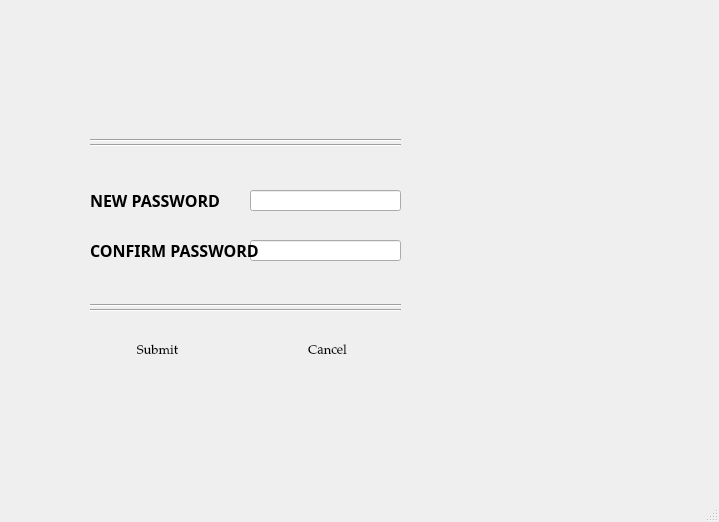
<?xml version="1.0" encoding="UTF-8"?>
<ui version="4.0">
 <class>changepasswordforget</class>
 <widget class="QMainWindow" name="changepasswordforget">
  <property name="geometry">
   <rect>
    <x>0</x>
    <y>0</y>
    <width>719</width>
    <height>522</height>
   </rect>
  </property>
  <property name="windowTitle">
   <string>MainWindow</string>
  </property>
  <widget class="QWidget" name="centralwidget">
   <widget class="QLabel" name="label">
    <property name="geometry">
     <rect>
      <x>-10</x>
      <y>-30</y>
      <width>731</width>
      <height>571</height>
     </rect>
    </property>
    <property name="text">
     <string/>
    </property>
    <property name="pixmap">
     <pixmap resource="pic.qrc">:/newPrefix/White-Lock-Wallpaper-1080x2340-.jpg</pixmap>
    </property>
   </widget>
   <widget class="QLineEdit" name="new_2">
    <property name="geometry">
     <rect>
      <x>250</x>
      <y>190</y>
      <width>151</width>
      <height>21</height>
     </rect>
    </property>
    <property name="echoMode">
     <enum>QLineEdit::Password</enum>
    </property>
   </widget>
   <widget class="QLabel" name="invalid">
    <property name="geometry">
     <rect>
      <x>250</x>
      <y>260</y>
      <width>251</width>
      <height>31</height>
     </rect>
    </property>
    <property name="font">
     <font>
      <family>MS Shell Dlg 2</family>
      <pointsize>10</pointsize>
     </font>
    </property>
    <property name="styleSheet">
     <string notr="true">color: rgb(255, 3, 3);</string>
    </property>
    <property name="text">
     <string/>
    </property>
   </widget>
   <widget class="QPushButton" name="ok_">
    <property name="geometry">
     <rect>
      <x>290</x>
      <y>340</y>
      <width>75</width>
      <height>21</height>
     </rect>
    </property>
    <property name="font">
     <font>
      <family>Palatino Linotype</family>
      <pointsize>10</pointsize>
      <weight>50</weight>
      <bold>false</bold>
     </font>
    </property>
    <property name="styleSheet">
     <string notr="true">background-color: rgb(255, 255, 255);</string>
    </property>
    <property name="text">
     <string>Cancel</string>
    </property>
    <property name="default">
     <bool>true</bool>
    </property>
    <property name="flat">
     <bool>true</bool>
    </property>
   </widget>
   <widget class="QLineEdit" name="newconfirm">
    <property name="geometry">
     <rect>
      <x>250</x>
      <y>240</y>
      <width>151</width>
      <height>21</height>
     </rect>
    </property>
    <property name="echoMode">
     <enum>QLineEdit::Password</enum>
    </property>
   </widget>
   <widget class="Line" name="line">
    <property name="geometry">
     <rect>
      <x>90</x>
      <y>130</y>
      <width>311</width>
      <height>20</height>
     </rect>
    </property>
    <property name="frameShadow">
     <enum>QFrame::Sunken</enum>
    </property>
    <property name="orientation">
     <enum>Qt::Horizontal</enum>
    </property>
   </widget>
   <widget class="QPushButton" name="ok_1">
    <property name="geometry">
     <rect>
      <x>120</x>
      <y>340</y>
      <width>75</width>
      <height>21</height>
     </rect>
    </property>
    <property name="font">
     <font>
      <family>Palatino Linotype</family>
      <pointsize>10</pointsize>
      <weight>50</weight>
      <bold>false</bold>
     </font>
    </property>
    <property name="styleSheet">
     <string notr="true">background-color: rgb(255, 255, 255);</string>
    </property>
    <property name="text">
     <string>Submit</string>
    </property>
    <property name="default">
     <bool>true</bool>
    </property>
    <property name="flat">
     <bool>true</bool>
    </property>
   </widget>
   <widget class="Line" name="line_2">
    <property name="geometry">
     <rect>
      <x>90</x>
      <y>130</y>
      <width>311</width>
      <height>31</height>
     </rect>
    </property>
    <property name="frameShadow">
     <enum>QFrame::Sunken</enum>
    </property>
    <property name="orientation">
     <enum>Qt::Horizontal</enum>
    </property>
   </widget>
   <widget class="Line" name="line_3">
    <property name="geometry">
     <rect>
      <x>90</x>
      <y>290</y>
      <width>311</width>
      <height>31</height>
     </rect>
    </property>
    <property name="frameShadow">
     <enum>QFrame::Sunken</enum>
    </property>
    <property name="orientation">
     <enum>Qt::Horizontal</enum>
    </property>
   </widget>
   <widget class="Line" name="line_4">
    <property name="geometry">
     <rect>
      <x>90</x>
      <y>300</y>
      <width>311</width>
      <height>20</height>
     </rect>
    </property>
    <property name="frameShadow">
     <enum>QFrame::Sunken</enum>
    </property>
    <property name="orientation">
     <enum>Qt::Horizontal</enum>
    </property>
   </widget>
   <widget class="QPushButton" name="showpd">
    <property name="geometry">
     <rect>
      <x>410</x>
      <y>190</y>
      <width>22</width>
      <height>21</height>
     </rect>
    </property>
    <property name="styleSheet">
     <string notr="true">background-image: url(:/newPrefix/show-password-64 (1).png);</string>
    </property>
    <property name="text">
     <string/>
    </property>
    <property name="default">
     <bool>false</bool>
    </property>
    <property name="flat">
     <bool>true</bool>
    </property>
   </widget>
   <widget class="QPushButton" name="showpd_2">
    <property name="geometry">
     <rect>
      <x>410</x>
      <y>240</y>
      <width>22</width>
      <height>16</height>
     </rect>
    </property>
    <property name="styleSheet">
     <string notr="true">background-image: url(:/newPrefix/kisspng-computer-icons-cross-eye-5adf65cad344d8.0427956315245900268654 (1).png);</string>
    </property>
    <property name="text">
     <string/>
    </property>
    <property name="default">
     <bool>false</bool>
    </property>
    <property name="flat">
     <bool>true</bool>
    </property>
   </widget>
   <widget class="QLabel" name="label_5">
    <property name="geometry">
     <rect>
      <x>90</x>
      <y>240</y>
      <width>191</width>
      <height>20</height>
     </rect>
    </property>
    <property name="font">
     <font>
      <family>Myriad Pro Light</family>
      <pointsize>12</pointsize>
      <weight>75</weight>
      <italic>false</italic>
      <bold>true</bold>
     </font>
    </property>
    <property name="text">
     <string>CONFIRM PASSWORD</string>
    </property>
   </widget>
   <widget class="QLabel" name="label_6">
    <property name="geometry">
     <rect>
      <x>90</x>
      <y>190</y>
      <width>151</width>
      <height>20</height>
     </rect>
    </property>
    <property name="font">
     <font>
      <family>Myriad Pro Light</family>
      <pointsize>12</pointsize>
      <weight>75</weight>
      <bold>true</bold>
     </font>
    </property>
    <property name="text">
     <string>NEW PASSWORD</string>
    </property>
   </widget>
  </widget>
  <widget class="QMenuBar" name="menubar">
   <property name="geometry">
    <rect>
     <x>0</x>
     <y>0</y>
     <width>719</width>
     <height>21</height>
    </rect>
   </property>
  </widget>
  <widget class="QStatusBar" name="statusbar"/>
 </widget>
 <tabstops>
  <tabstop>new_2</tabstop>
  <tabstop>newconfirm</tabstop>
  <tabstop>showpd</tabstop>
  <tabstop>showpd_2</tabstop>
  <tabstop>ok_1</tabstop>
  <tabstop>ok_</tabstop>
 </tabstops>
 <resources>
  <include location="pic.qrc"/>
 </resources>
 <connections/>
</ui>
